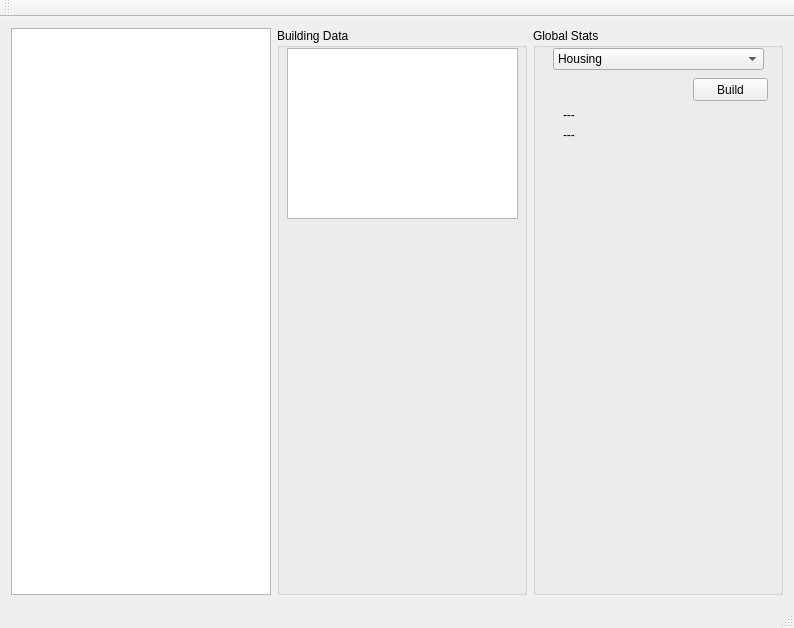
<?xml version="1.0" encoding="UTF-8"?>
<ui version="4.0">
 <class>qt_factory_gameClass</class>
 <widget class="QMainWindow" name="qt_factory_gameClass">
  <property name="geometry">
   <rect>
    <x>0</x>
    <y>0</y>
    <width>794</width>
    <height>628</height>
   </rect>
  </property>
  <property name="windowTitle">
   <string>qt_factory_game</string>
  </property>
  <widget class="QWidget" name="centralWidget">
   <layout class="QHBoxLayout" name="horizontalLayout">
    <item>
     <layout class="QVBoxLayout" name="verticalLayout">
      <property name="sizeConstraint">
       <enum>QLayout::SetDefaultConstraint</enum>
      </property>
      <item>
       <widget class="QListWidget" name="lbBuildingsList"/>
      </item>
     </layout>
    </item>
    <item>
     <widget class="QGroupBox" name="groupBox">
      <property name="minimumSize">
       <size>
        <width>250</width>
        <height>0</height>
       </size>
      </property>
      <property name="title">
       <string>Building Data</string>
      </property>
      <widget class="QPlainTextEdit" name="txtBData">
       <property name="geometry">
        <rect>
         <x>10</x>
         <y>20</y>
         <width>231</width>
         <height>171</height>
        </rect>
       </property>
      </widget>
     </widget>
    </item>
    <item>
     <widget class="QGroupBox" name="groupBox_2">
      <property name="minimumSize">
       <size>
        <width>250</width>
        <height>0</height>
       </size>
      </property>
      <property name="title">
       <string>Global Stats</string>
      </property>
      <widget class="QComboBox" name="cbBuildings">
       <property name="geometry">
        <rect>
         <x>20</x>
         <y>20</y>
         <width>211</width>
         <height>22</height>
        </rect>
       </property>
       <item>
        <property name="text">
         <string>Housing</string>
        </property>
       </item>
       <item>
        <property name="text">
         <string>Plant</string>
        </property>
       </item>
       <item>
        <property name="text">
         <string>Generator</string>
        </property>
       </item>
       <item>
        <property name="text">
         <string>Bar</string>
        </property>
       </item>
      </widget>
      <widget class="QPushButton" name="btnBuild">
       <property name="geometry">
        <rect>
         <x>160</x>
         <y>50</y>
         <width>75</width>
         <height>23</height>
        </rect>
       </property>
       <property name="text">
        <string>Build</string>
       </property>
      </widget>
      <widget class="QLabel" name="labelIndex">
       <property name="geometry">
        <rect>
         <x>30</x>
         <y>80</y>
         <width>47</width>
         <height>13</height>
        </rect>
       </property>
       <property name="text">
        <string>---</string>
       </property>
      </widget>
      <widget class="QLabel" name="labelName">
       <property name="geometry">
        <rect>
         <x>30</x>
         <y>100</y>
         <width>47</width>
         <height>13</height>
        </rect>
       </property>
       <property name="text">
        <string>---</string>
       </property>
      </widget>
     </widget>
    </item>
   </layout>
  </widget>
  <widget class="QMenuBar" name="menuBar">
   <property name="geometry">
    <rect>
     <x>0</x>
     <y>0</y>
     <width>794</width>
     <height>21</height>
    </rect>
   </property>
  </widget>
  <widget class="QToolBar" name="mainToolBar">
   <attribute name="toolBarArea">
    <enum>TopToolBarArea</enum>
   </attribute>
   <attribute name="toolBarBreak">
    <bool>false</bool>
   </attribute>
  </widget>
  <widget class="QStatusBar" name="statusBar"/>
 </widget>
 <layoutdefault spacing="6" margin="11"/>
 <resources>
  <include location="qt_factory_game.qrc"/>
 </resources>
 <connections/>
</ui>
